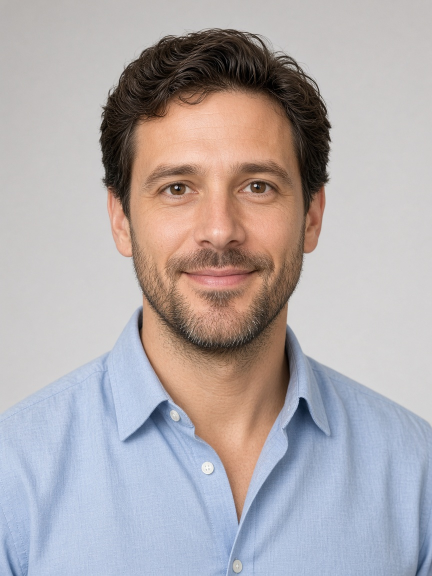
#> input picture samples/test_face_synthetic.jpg, 864 x 1152 px (shown at 1/2 size)
$ python -i photo_avatar.py   (imports and definitions only)
#> lines starting #> are read from the running program, lines starting #| are printed output that depends on the picture
"""Photo presenter for the "AI Presenter" style.

Takes one face photo, finds the face (OpenCV Haar cascade, centre-crop fallback), and builds a stylised
holographic bust: a circular portrait with a green grade and scanlines inside a glowing HUD frame.
Per frame it adds a subtle head bob and breathing, blinks (eyelid fill over Haar-detected eyes), and an
audio-reactive glow ring + radial waveform. The mouth is NOT animated: simple 2D warping of a still photo
looked uncanny in tests, so speech is shown through the reactive glow instead.
The photo is only read from the path given; callers delete it after the render.
"""
from __future__ import annotations

import math

import numpy as np
from PIL import Image, ImageDraw, ImageFilter

GREEN = (134, 188, 37)


def _cv2():
    try:
        import cv2
        return cv2
    except Exception:
        return None


def detect_face(rgb: np.ndarray):
    """Returns ((x, y, w, h) face box or None, list of eye boxes in image coords)."""
    cv2 = _cv2()
    if cv2 is None:
        return None, []
    g = cv2.cvtColor(rgb, cv2.COLOR_RGB2GRAY)
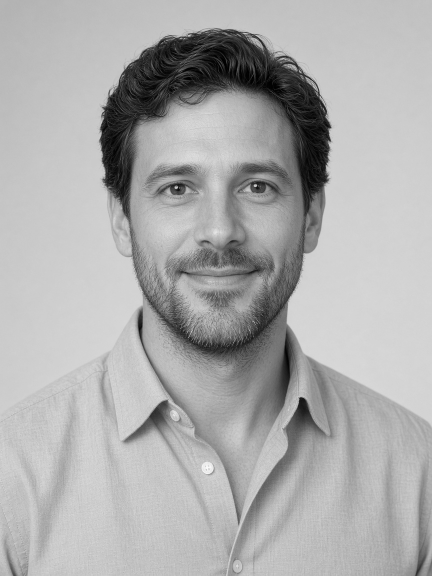
#> g: shape (1152, 864) (shown at 1/2 size); min 0, max 253, mean 172.5
    g = cv2.equalizeHist(g)
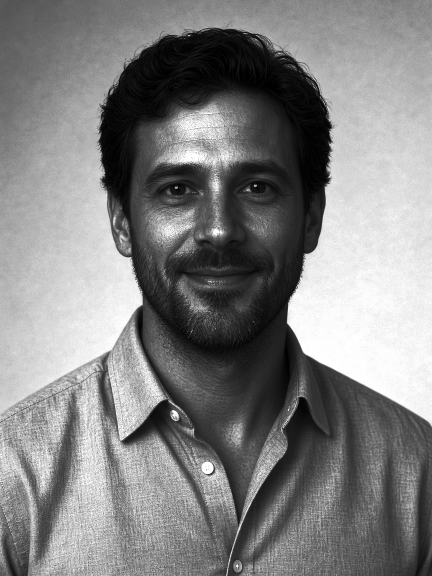
#> g: shape (1152, 864) (shown at 1/2 size); min 0, max 255, mean 129.3
    casc = cv2.CascadeClassifier(cv2.data.haarcascades + "haarcascade_frontalface_default.xml")
    m = max(40, min(g.shape) // 8)
#> m = 108
    faces = casc.detectMultiScale(g, 1.1, 5, minSize=(m, m))
#> faces = [[198, 195, 473, 473]]
    if len(faces) == 0:
        return None, []
    x, y, w, h = max(faces, key=lambda b: b[2] * b[3])
#> x = 198; y = 195; w = 473; h = 473
    eyes = []
    ec = cv2.CascadeClassifier(cv2.data.haarcascades + "haarcascade_eye.xml")
    roi = g[y:y + h // 2 + h // 10, x:x + w]
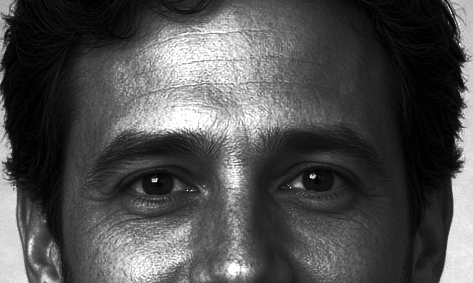
#> roi: shape (283, 473); min 0, max 255, mean 78.5
    for ex, ey, ew, eh in ec.detectMultiScale(roi, 1.1, 6, minSize=(w // 10, w // 10)):
        if ey + eh / 2 < h * 0.55:
            eyes.append((x + ex, y + ey, ew, eh))
#> this loop made 2 passes
#> (ex, ey, ew, eh) on passes 1 to 2: (115, 148, 75, 75), (270, 139, 88, 88)
#> after the loop, eyes = [(313, 343, 75, 75), (468, 334, 88, 88)]
    eyes = sorted(eyes, key=lambda b: -b[2])[:2]
#> eyes = [(468, 334, 88, 88), (313, 343, 75, 75)]
    return (int(x), int(y), int(w), int(h)), eyes


class PhotoAvatar:
    # [101 lines left out: functions __init__, frame, not called in this run]

>>> import cv2
>>> picture = cv2.cvtColor(cv2.imread('../samples/test_face_synthetic.jpg'), cv2.COLOR_BGR2RGB)
>>> result = detect_face(picture)
#> result = ((198, 195, 473, 473), [(468, 334, 88, 88), (313, 343, 75, 75)])
